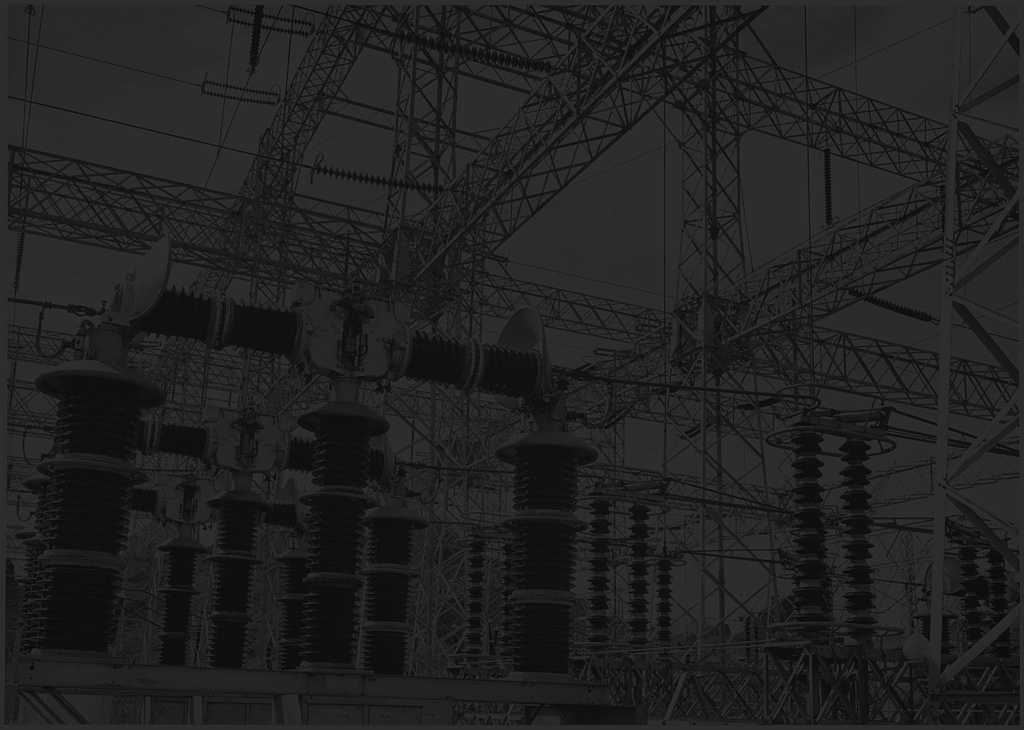
#> input picture lab/lab1/ansel_adams.jpg, 1024 x 730 px
$ jupyter execute lab1.ipynb   (older library calls are emulated)
#> lines starting #> are read from the running program, lines starting #| are printed output that depends on the picture
[cell 1]
import cv2
import numpy as np
from matplotlib import pyplot as plt

[cell 2]
img = cv2.imread('ansel_adams.jpg',0)
#> img is the input picture: shape (730, 1024); min 5, max 57, mean 33.2

[cell 3]
plt.subplot(2,2,1),plt.imshow(img,'gray')
plt.subplot(2,2,2),plt.hist(img.ravel(),256,[0,256])
plt.show()
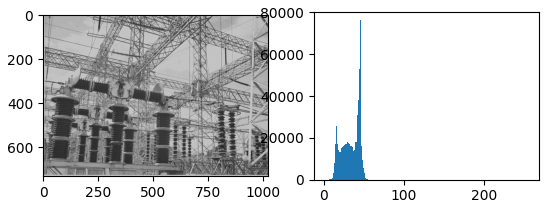
#> figure drawn by matplotlib, 2 panels; panel 2: tallest bar 76564 high, from x = 45 to 46

[cell 4]
#Q1&Q2

[cell 5]
a = 0
b = 255
c = np.min(img)
#> c = 5
d = np.max(img)
#> d = 57
new_img = (img-c)*((b-a)/(d-c))+a
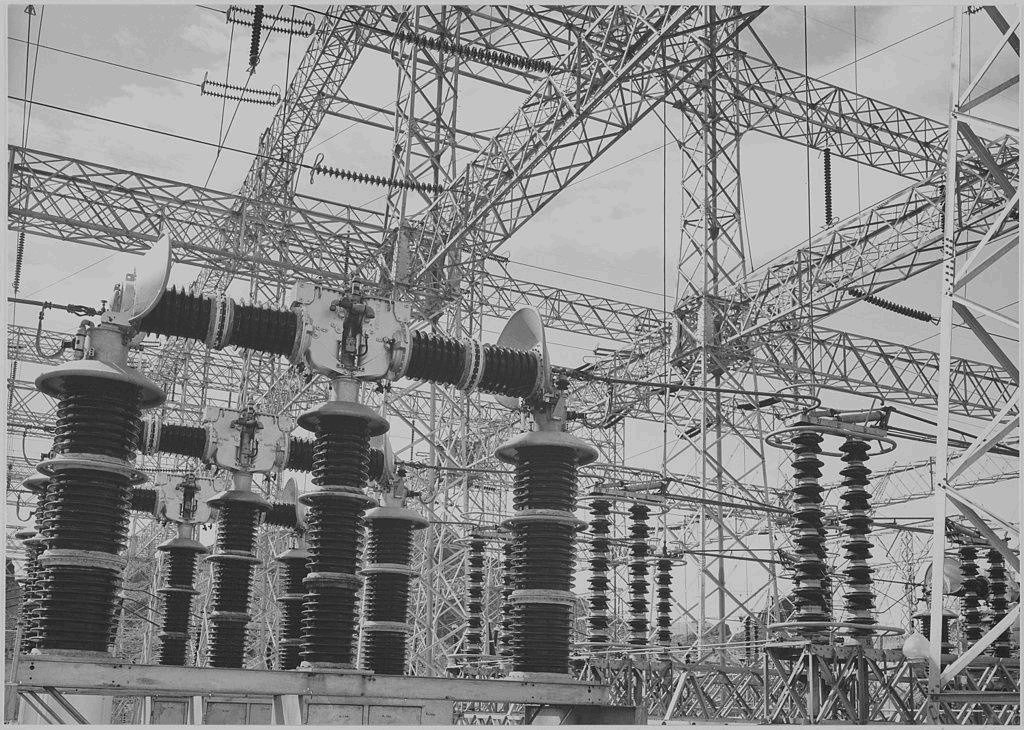
#> new_img: shape (730, 1024) float64; min 0, max 255, mean 138.1; drawn with min black and max white

[cell 6]
plt.subplot(2,2,1),plt.imshow(new_img,'gray')
plt.subplot(2,2,2),plt.hist(new_img.ravel(),256,[0,256])
plt.show()
#> figure, not shown here; panel 2: tallest bar 76564 high, from x = 196 to 197

[cell 7]
#Q3 sobel算子

[cell 8]
F_x = np.array([[-1,0,1],[-2,0,2],[-1,0,1]])
F_y = np.array([[-1,-2,-1],[0,0,0],[1,2,1]])

r, c = img.shape
#> r = 730; c = 1024
new_image = np.zeros((r, c))
new_imageX = np.zeros(img.shape)
new_imageY = np.zeros(img.shape)

for i in range(r-2):
    for j in range(c-2):
        new_imageX[i+1, j+1] = abs(np.sum(img[i:i+3, j:j+3] * F_x))
        new_imageY[i+1, j+1] = abs(np.sum(img[i:i+3, j:j+3] * F_y))
        new_image[i+1, j+1] = (new_imageX[i+1, j+1]*new_imageX[i+1,j+1] + new_imageY[i+1, j+1]*new_imageY[i+1,j+1])**0.5
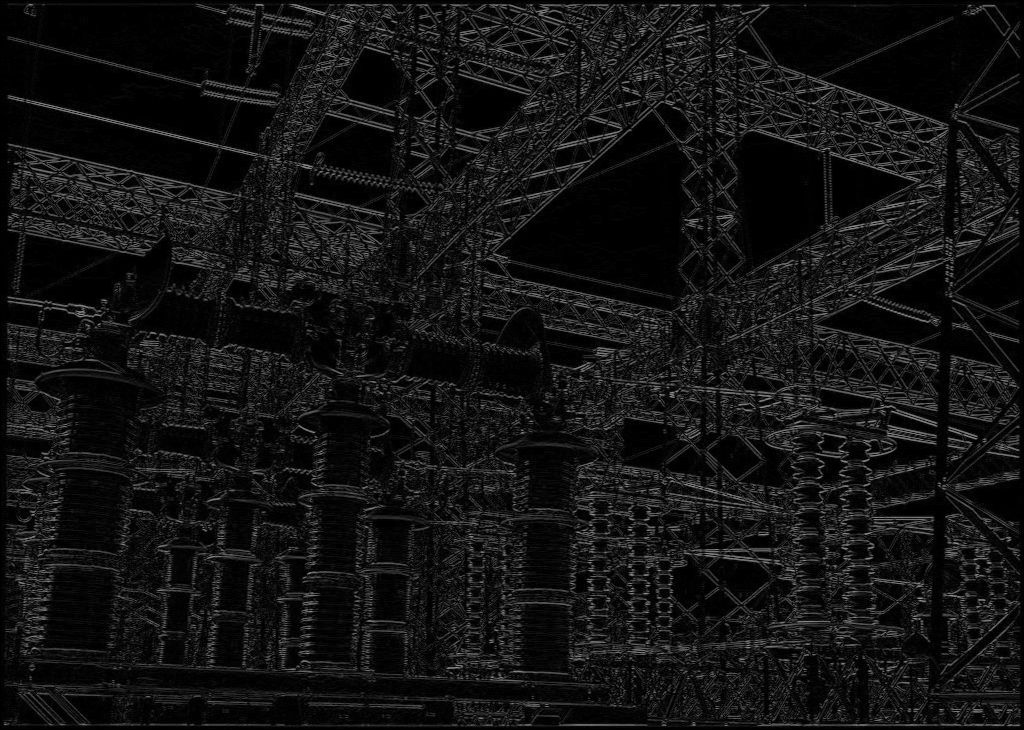
#> new_imageY: shape (730, 1024) float64; min 0, max 158, mean 19.1
#return np.uint8(new_imageX)
#return np.uint8(new_imageY)
edges = np.uint8(new_image) # 无方向算子处理的图像
cv2.imwrite('ed.jpg',edges)
#> Out = True

[cell 9]
# sobel边缘检测
edges = cv2.Sobel(new_img,cv2.CV_16S,1,1)
cv2.imwrite('ed.jpg',edges)
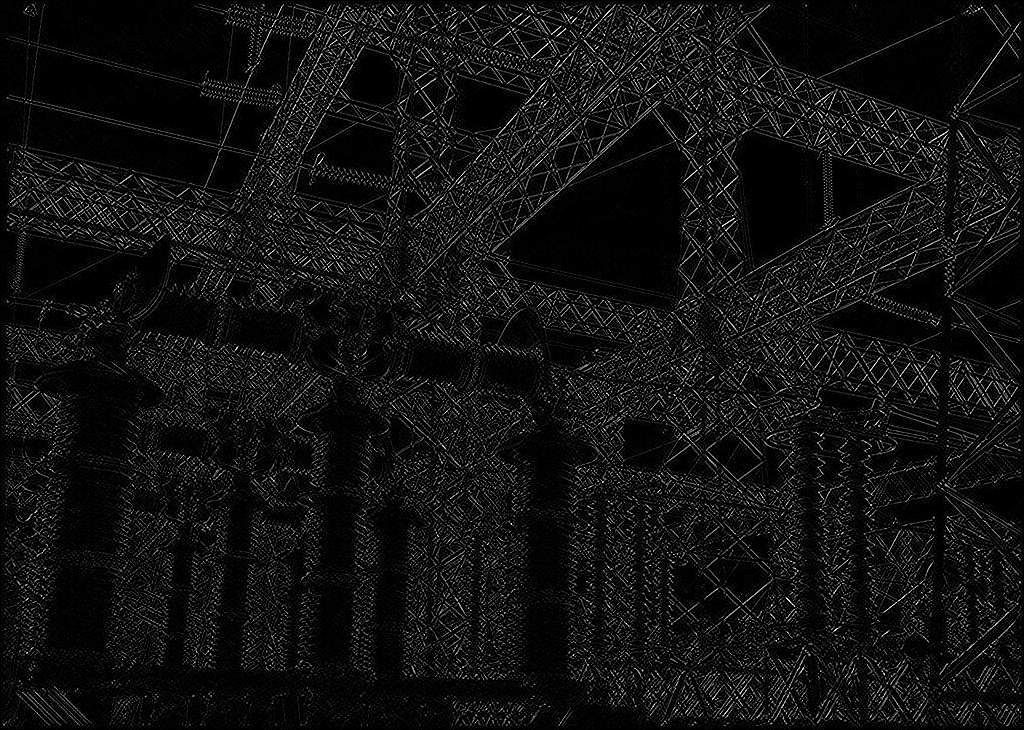
#> saved as ed.jpg: shape (730, 1024); min 0, max 255, mean 17.1
#> Out = True

[cell 10]
#Q4

[cell 11]
L = [[0,-1,0],[-1,4,-1],[0,-1,0]]
kernel = np.array(L,np.float32)
img_blur = cv2.filter2D(new_img,-1,kernel=kernel)
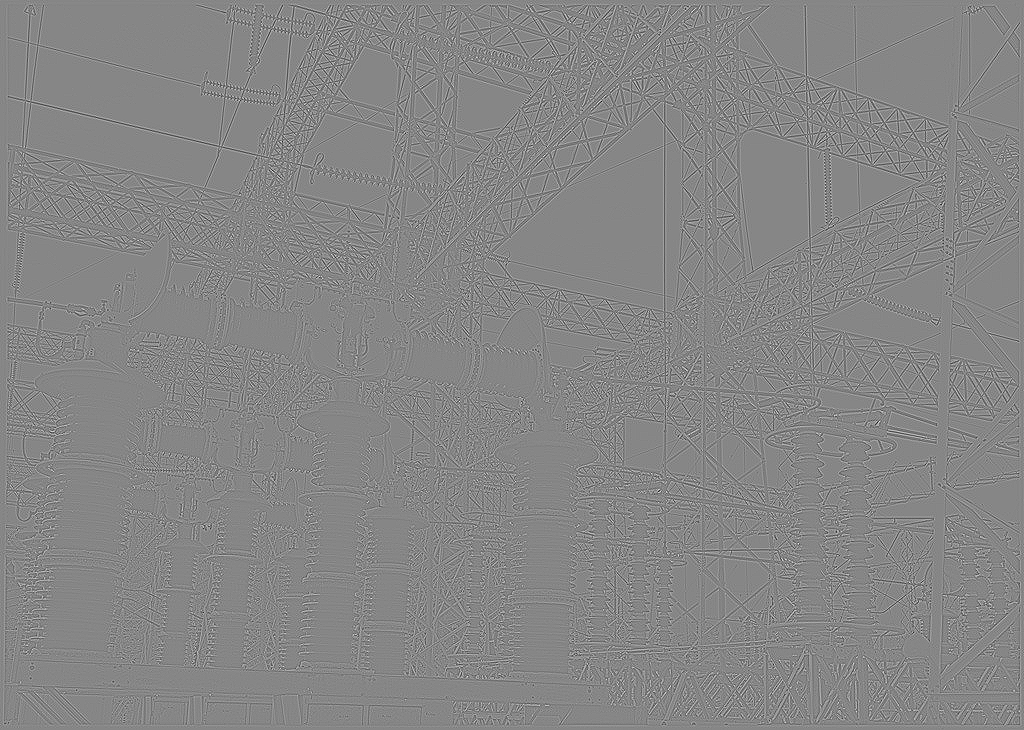
#> img_blur: shape (730, 1024) float64; min -583.6, max 524.7, mean 0; drawn with min black and max white
cv2.imwrite('image.jpg',img_blur)
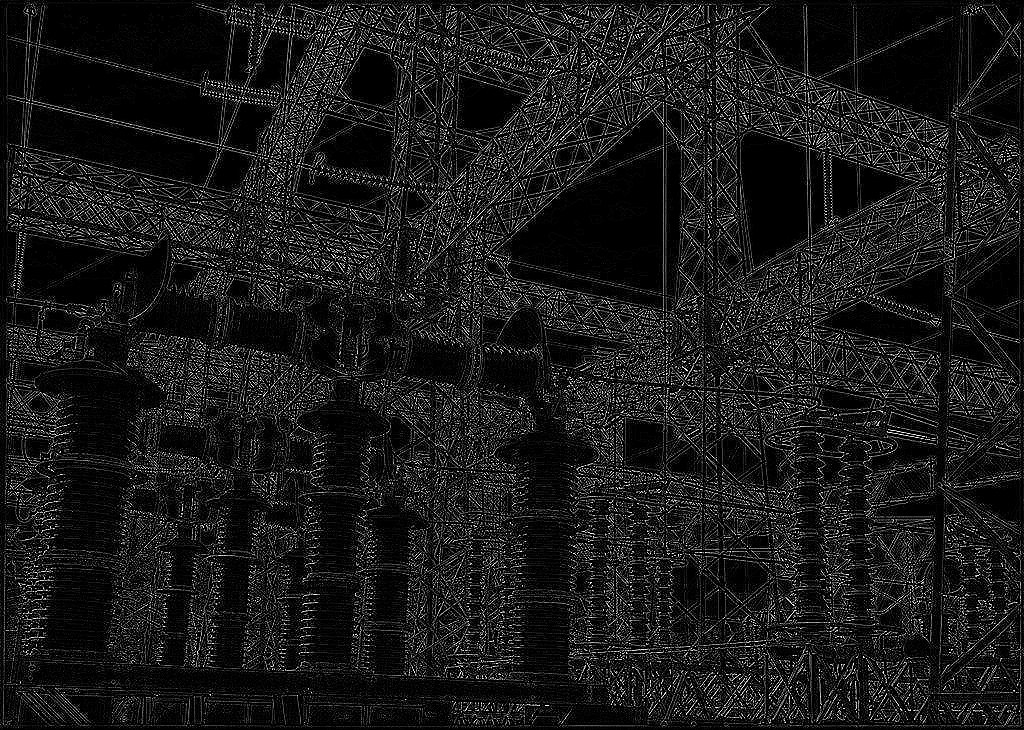
#> saved as image.jpg: shape (730, 1024); min 0, max 255, mean 26.7
#> Out = True
